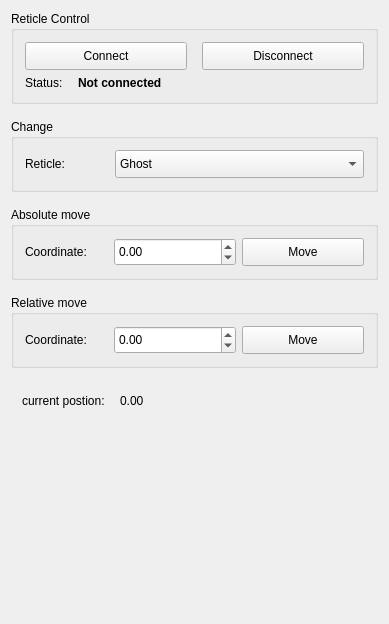
<?xml version="1.0" encoding="UTF-8"?>
<ui version="4.0">
 <class>ReticleWidgetClass</class>
 <widget class="QWidget" name="ReticleWidgetClass">
  <property name="geometry">
   <rect>
    <x>0</x>
    <y>0</y>
    <width>389</width>
    <height>624</height>
   </rect>
  </property>
  <property name="windowTitle">
   <string>ReticleWidget</string>
  </property>
  <layout class="QVBoxLayout" name="verticalLayout">
   <property name="spacing">
    <number>15</number>
   </property>
   <item>
    <widget class="QGroupBox" name="groupBox">
     <property name="title">
      <string>Reticle Control</string>
     </property>
     <layout class="QVBoxLayout" name="verticalLayout_2">
      <item>
       <layout class="QHBoxLayout" name="horizontalLayout_6">
        <property name="spacing">
         <number>15</number>
        </property>
        <item>
         <widget class="QPushButton" name="btn_connect">
          <property name="minimumSize">
           <size>
            <width>0</width>
            <height>28</height>
           </size>
          </property>
          <property name="text">
           <string>Connect</string>
          </property>
         </widget>
        </item>
        <item>
         <widget class="QPushButton" name="btn_disconnect">
          <property name="minimumSize">
           <size>
            <width>0</width>
            <height>28</height>
           </size>
          </property>
          <property name="text">
           <string>Disconnect</string>
          </property>
         </widget>
        </item>
       </layout>
      </item>
      <item>
       <layout class="QHBoxLayout" name="horizontalLayout" stretch="0,1">
        <property name="spacing">
         <number>15</number>
        </property>
        <item>
         <widget class="QLabel" name="label_5">
          <property name="text">
           <string>Status:</string>
          </property>
         </widget>
        </item>
        <item>
         <widget class="QLabel" name="label_status">
          <property name="font">
           <font>
            <bold>true</bold>
           </font>
          </property>
          <property name="text">
           <string>Not connected</string>
          </property>
         </widget>
        </item>
       </layout>
      </item>
     </layout>
    </widget>
   </item>
   <item>
    <widget class="QGroupBox" name="groupBox_3">
     <property name="title">
      <string>Change</string>
     </property>
     <layout class="QHBoxLayout" name="horizontalLayout_5" stretch="1,3">
      <property name="spacing">
       <number>7</number>
      </property>
      <item>
       <widget class="QLabel" name="label_3">
        <property name="text">
         <string>Reticle:</string>
        </property>
       </widget>
      </item>
      <item>
       <widget class="QComboBox" name="comboBox_change">
        <property name="minimumSize">
         <size>
          <width>0</width>
          <height>28</height>
         </size>
        </property>
        <item>
         <property name="text">
          <string>Ghost</string>
         </property>
        </item>
        <item>
         <property name="text">
          <string>Clear</string>
         </property>
        </item>
        <item>
         <property name="text">
          <string>PositiveChecker1.2</string>
         </property>
        </item>
        <item>
         <property name="text">
          <string>NegativeChecker1.2</string>
         </property>
        </item>
        <item>
         <property name="text">
          <string>PositiveCheckerANSI</string>
         </property>
        </item>
        <item>
         <property name="text">
          <string>NegativeCheckerANSI</string>
         </property>
        </item>
       </widget>
      </item>
     </layout>
    </widget>
   </item>
   <item>
    <widget class="QGroupBox" name="groupBox">
     <property name="title">
      <string>Absolute move</string>
     </property>
     <layout class="QHBoxLayout" name="horizontalLayout_7" stretch="1,3">
      <item>
       <widget class="QLabel" name="label">
        <property name="text">
         <string>Coordinate:</string>
        </property>
       </widget>
      </item>
      <item>
       <layout class="QHBoxLayout" name="horizontalLayout_3">
        <item>
         <widget class="QDoubleSpinBox" name="spinBox_absCoord">
          <property name="minimumSize">
           <size>
            <width>0</width>
            <height>28</height>
           </size>
          </property>
          <property name="decimals">
           <number>2</number>
          </property>
          <property name="minimum">
           <double>-10000000.000000000000000</double>
          </property>
          <property name="maximum">
           <double>10000000.000000000000000</double>
          </property>
          <property name="singleStep">
           <double>1.000000000000000</double>
          </property>
          <property name="value">
           <double>0.000000000000000</double>
          </property>
         </widget>
        </item>
        <item>
         <widget class="QPushButton" name="btn_absCoord">
          <property name="minimumSize">
           <size>
            <width>0</width>
            <height>28</height>
           </size>
          </property>
          <property name="text">
           <string>Move</string>
          </property>
         </widget>
        </item>
       </layout>
      </item>
     </layout>
    </widget>
   </item>
   <item>
    <widget class="QGroupBox" name="groupBox_2">
     <property name="title">
      <string>Relative move</string>
     </property>
     <layout class="QHBoxLayout" name="horizontalLayout_8" stretch="1,3">
      <item>
       <widget class="QLabel" name="label_2">
        <property name="text">
         <string>Coordinate:</string>
        </property>
       </widget>
      </item>
      <item>
       <layout class="QHBoxLayout" name="horizontalLayout_4">
        <item>
         <widget class="QDoubleSpinBox" name="spinBox_relCoord">
          <property name="minimumSize">
           <size>
            <width>0</width>
            <height>28</height>
           </size>
          </property>
          <property name="decimals">
           <number>2</number>
          </property>
          <property name="minimum">
           <double>-10000000.000000000000000</double>
          </property>
          <property name="maximum">
           <double>10000000.000000000000000</double>
          </property>
          <property name="singleStep">
           <double>1.000000000000000</double>
          </property>
          <property name="value">
           <double>0.000000000000000</double>
          </property>
         </widget>
        </item>
        <item>
         <widget class="QPushButton" name="btn_relCoord">
          <property name="minimumSize">
           <size>
            <width>0</width>
            <height>28</height>
           </size>
          </property>
          <property name="text">
           <string>Move</string>
          </property>
         </widget>
        </item>
       </layout>
      </item>
     </layout>
    </widget>
   </item>
   <item>
    <widget class="QWidget" name="widget_2" native="true">
     <layout class="QHBoxLayout" name="horizontalLayout_2" stretch="0,1">
      <property name="spacing">
       <number>15</number>
      </property>
      <item>
       <widget class="QLabel" name="label_4">
        <property name="text">
         <string>current postion:</string>
        </property>
       </widget>
      </item>
      <item>
       <widget class="QLabel" name="label_coord">
        <property name="text">
         <string>0.00</string>
        </property>
       </widget>
      </item>
     </layout>
    </widget>
   </item>
   <item>
    <spacer name="verticalSpacer">
     <property name="orientation">
      <enum>Qt::Vertical</enum>
     </property>
     <property name="sizeHint" stdset="0">
      <size>
       <width>20</width>
       <height>204</height>
      </size>
     </property>
    </spacer>
   </item>
  </layout>
 </widget>
 <layoutdefault spacing="6" margin="11"/>
 <resources/>
 <connections/>
</ui>
